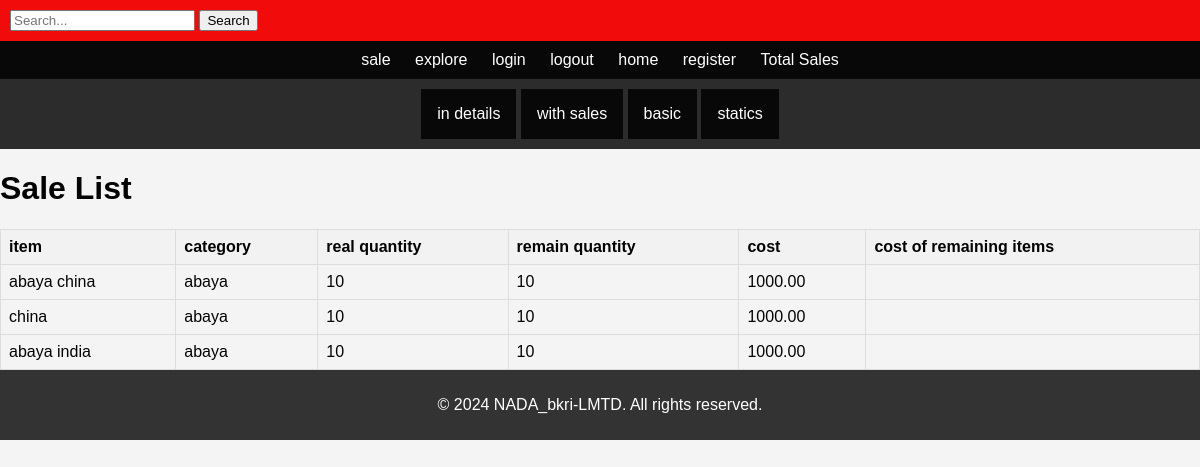
/list_product/, run on an earlier commit of the app's database.
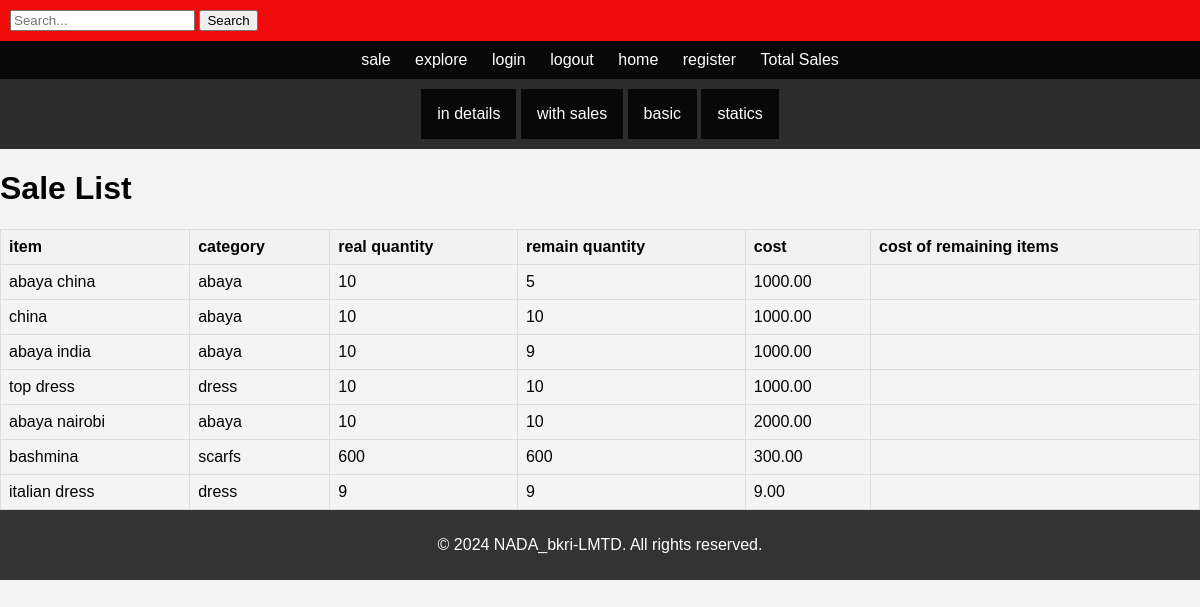
And on a later commit of the database.
### prd/models.py (models this page shows, shortened)
class Product(models.Model):
    name = models.CharField(max_length=255, unique=True)
    category = models.ForeignKey(Category, on_delete=models.CASCADE)
    description = models.TextField(blank=True, null=True)
    price = models.DecimalField(max_digits=10, decimal_places=2)
    first_quantity = models.PositiveIntegerField(default=0)
    quantity_available = models.PositiveIntegerField(default=0)
    customer_name = models.CharField(max_length=255, blank=True)
    is_loan = models.BooleanField(default=False)

class Category(models.Model):
    name = models.CharField(max_length=255, unique=True)
    def __str__(self):
        return self.name

### staf/views.py (the view)
# urls.py: path('list_product/', views.list_product, name='list_product'),
def list_product(request):
    prod = Product.objects.all()
    sale = Sale.objects.all()
    return render(request, 'prd/all.html',{'prod':prod,'sale':sale})

### prd/templates/prd/all.html (shortened to what this page needs)
{% extends 'base.html' %}
{% block content %}
<h1>Sale List</h1>
<table border="1">
    <thead>
        <tr>
            <th>item</th>
            <th>category</th>
            <th>real quantity</th>
            <th>remain quantity</th>
            <th>cost</th>
            <th>cost of remaining items</th>
        </tr>
    </thead>
    <tbody>
        {% for sale in prod %}
        <tr>
            <td>{{ sale.name }}</td>
            <td>{{ sale.category }}</td>
            <td>{{ sale.first_quantity }}</td>
            <td>{{ sale.quantity_available }}</td>
            <td>{{ sale.price }}</td>
            <td>{{ sale.sale.quantity_sold }}</td>
        </tr>
        {% endfor %}
    </tbody>
</table>
{% endblock %}

### prd/templates/base.html (shortened to what this page needs)
<!DOCTYPE html>
<html lang="en">
{% load static %}
<head>
</head>
<body>
<header>
    <form method="get" action="{% url 'search_view' %}">
        <input type="text" name="q" placeholder="Search..." class="wide-input">
        <button type="submit">Search</button>
    </form>
</header>
<nav class="navbar-2">
    <a href="{% url 'add_sale' %}">sale</a>
    <a href="{% url 'plot_cumulative_sales' %}">explore</a>
    <a href="{% url 'login' %}">login</a>
    <a href="{% url 'logout' %}">logout</a>
    <a href="{% url 'home' %}">home</a>
    <a href="{% url 'register' %}">register</a>
    <a href="{% url 'total' %}">Total Sales</a>
</nav>
<nav>
    <div class="dropdown">
        <button class="dropbtn">in details</button>
    </div>
    <div class="dropdown">
        <button class="dropbtn">with sales</button>
    </div>
    <div class="dropdown">
        <button class="dropbtn">basic</button>
    </div>
    <div class="dropdown">
        <button class="dropbtn">statics</button>
    </div>
</nav>
<main>
    {% block content %}
    {% endblock %}
</main>
<footer>
    <p>&copy; 2024 NADA_bkri-LMTD. All rights reserved.</p>
</footer>
</body>
</html>

### prd/templates/base.html (style rules this page uses)
body { font-family: 'Franklin Gothic Medium', 'Arial Narrow', Arial, sans-serif; font-size: 16px; margin: 0; padding: 0; background-color: #f4f4f4; color: #030303; }
header { background-color: #f10b0b; color: #fff; padding: 10px; }
nav { background-color: #242323f3; color: #fff; padding: 10px; text-align: center; }
.dropdown { position: relative; display: inline-block; }
footer { background-color: #333; color: #fff; padding: 10px; text-align: center; }
.navbar-2 { background-color: #080808; color: #fff; padding: 10px; text-align: center; }
.navbar-2 a { color: #fff; padding: 10px; text-decoration: none; }
.dropbtn { background-color: #080808; color: white; padding: 16px; font-size: 16px; border: none; cursor: pointer; }

### prd/templates/prd/all.html (style rules this page uses)
table { width: 100%; border-collapse: collapse; margin-top: 20px; }
th, td { border: 1px solid #ddd; padding: 8px; text-align: left; }
th { background-color: #f2f2f2; }

What changed in the data, as far as the page shows it:
changed Product "abaya china": quantity_available "10" → "5"
changed Product "abaya india": quantity_available "10" → "9"
added Product: name "top dress", category "dress", first_quantity "10", quantity_available "10", price "1000.00"
added Product: name "abaya nairobi", category "abaya", first_quantity "10", quantity_available "10", price "2000.00"
added Product: name "bashmina", category "scarfs", first_quantity "600", quantity_available "600", price "300.00"
added Product: name "italian dress", category "dress", first_quantity "9", quantity_available "9", price "9.00"
